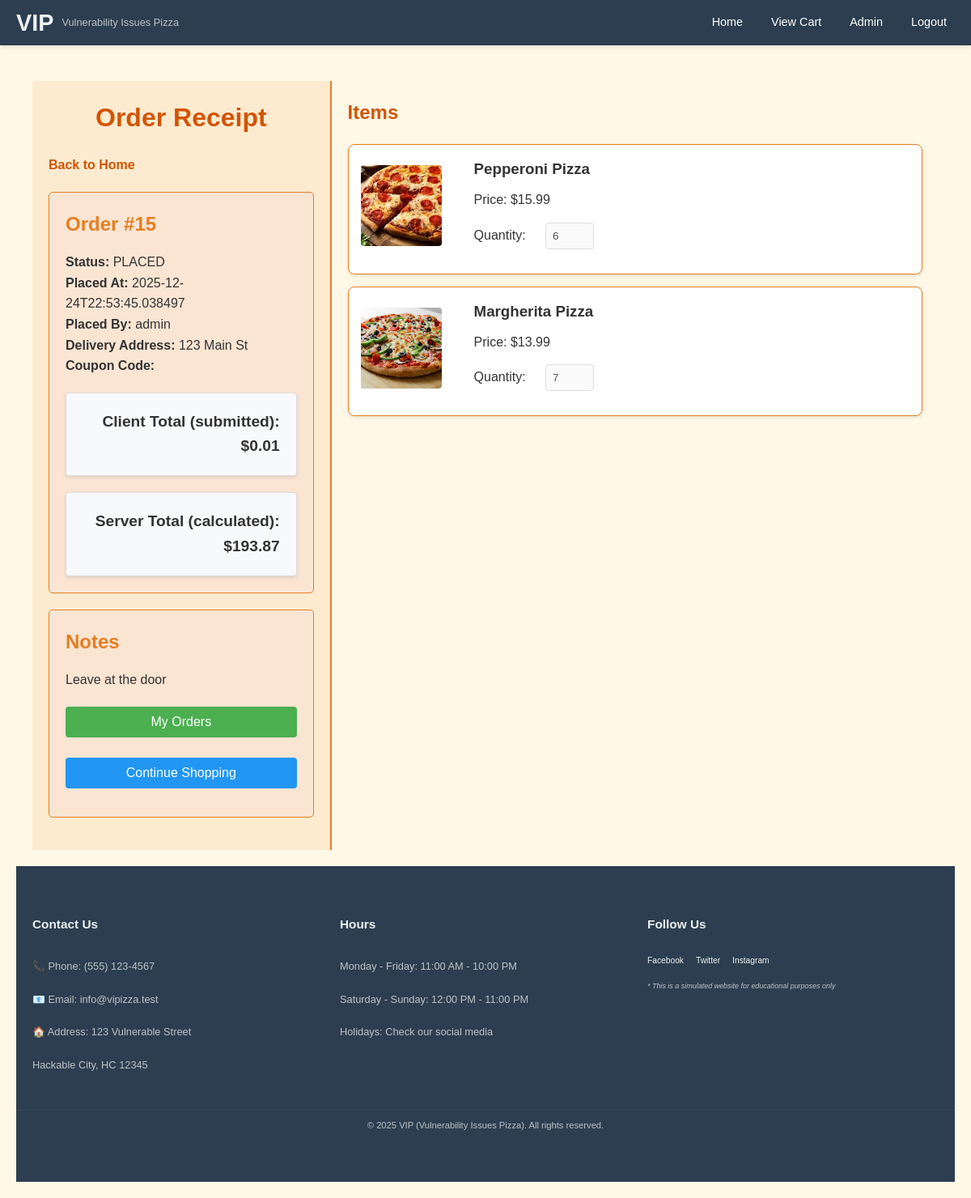
Page /order/15 (signed in) on the committed database.
### tables this page shows
CREATE TABLE orders (
            id INTEGER PRIMARY KEY AUTOINCREMENT,
            created_at TEXT,
            user_id INTEGER,
            username TEXT,
            delivery_address TEXT,
            notes TEXT,
            coupon_code TEXT,
            client_total REAL,
            server_total REAL,
            cart_json TEXT,
            status TEXT,
            FOREIGN KEY (user_id) REFERENCES users(id)
        );

### app.py (the view)
@app.route("/order/<int:order_id>")
def view_order(order_id):
    conn = sqlite3.connect(USERS_DB_PATH)
    c = conn.cursor()
    c.execute(
        """
        SELECT id, created_at, username, delivery_address, notes, coupon_code, client_total, server_total, cart_json, status
        FROM orders
        WHERE id = ?
        """,
        (order_id,)
    )
    order_row = c.fetchone()
    conn.close()
    if not order_row:
        return "Order not found", 404
    order = {
        'id': order_row[0],
        'created_at': order_row[1],
        'username': order_row[2],
        'delivery_address': order_row[3],
        'notes': order_row[4],
        'coupon_code': order_row[5],
        'client_total': order_row[6],
        'server_total': order_row[7],
        'cart_json': order_row[8],
        'status': order_row[9]
    }
    try:
        cart_items = json.loads(order.get('cart_json') or '[]')
    except Exception:
        cart_items = []
    return render_template("order.html", order=order, cart_items=cart_items)

### templates/order.html (shortened to what this page needs)
{% extends "base.html" %}
{% block content %}
<div class="container">
    <div class="left-column">
        <h1 class="admin-title">Order Receipt</h1>
        <a href="/" class="back-link">Back to Home</a>
        <div class="form-section admin-form">
            <h2>Order #{{ order.id }}</h2>
            <p><strong>Status:</strong> {{ order.status }}</p>
            <p><strong>Placed At:</strong> {{ order.created_at }}</p>
            <p><strong>Placed By:</strong> {{ order.username }}</p>
            <p><strong>Delivery Address:</strong> {{ order.delivery_address }}</p>
            <p><strong>Coupon Code:</strong> {{ order.coupon_code }}</p>
            <div class="cart-total">
                Client Total (submitted): ${{ "%.2f"|format(order.client_total or 0) }}
            </div>
            <div class="cart-total">
                Server Total (calculated): ${{ "%.2f"|format(order.server_total or 0) }}
            </div>
        </div>
        <div class="form-section admin-form">
            <h2>Notes</h2>
            <div>
                {{ order.notes | safe }}
            </div>
            <div class="cart-actions">
                <button type="button" onclick="window.location.href='/my-orders'" class="continue-shopping">My Orders</button>
                <button type="button" onclick="window.location.href='/'" class="checkout-button">Continue Shopping</button>
            </div>
        </div>
    </div>
    <div class="right-column">
        <h2 class="manage-title">Items</h2>
        <ul class="pizza-list">
            {% for item in cart_items %}
                <li class="pizza-item cart-item" data-price="{{ item.price }}">
                    <div class="cart-item-content">
                        <img src="{% if item.image and (item.image.startswith('http://') or item.image.startswith('https://') or item.image.startswith('/')) %}{{ item.image }}{% else %}/{{ item.image }}{% endif %}" alt="{{ item.name }}" class="admin-pizza-img">
                        <div class="cart-item-details">
                            <h3>{{ item.name }}</h3>
                            <p>Price: $<span class="item-price">{{ "%.2f"|format(item.price) }}</span></p>
                            <div class="quantity-control">
                                <label>Quantity:</label>
                                <input type="number" class="quantity-input" value="{{ item.quantity }}" min="1" disabled>
                            </div>
                        </div>
                    </div>
                </li>
            {% else %}
                <li class="pizza-item empty-cart">
                    <p>No items recorded for this order.</p>
                </li>
            {% endfor %}
        </ul>
    </div>
</div>
{% endblock %}

### static/css/styles.css (style rules this page uses)
* { margin: 0; padding: 0; box-sizing: border-box; }
html, body { width: 100%; margin: 0; padding: 0; min-height: 100vh; overflow-x: hidden; }
body { font-family: Arial, sans-serif; line-height: 1.6; display: flex; flex-direction: column; background-color: #fff5eb; position: relative; }
body, h1, h2, h3, p, ul, li, input, textarea, button, form { margin: 0; padding: 0; box-sizing: border-box; }
body { font-family: Arial, sans-serif; background-color: #FFF8E7; color: #333; line-height: 1.6; display: flex; justify-content: center; padding: 20px; }
.container { display: flex; max-width: 1200px; width: 100%; }
.left-column { width: 33%; padding: 20px; background-color: #FDEBD0; border-right: 2px solid #E67E22; }
.left-column h1 { color: #D35400; margin-bottom: 20px; }
.form-section { margin-bottom: 20px; padding: 15px; background-color: #FAE5D3; border: 1px solid #E67E22; border-radius: 5px; }
.form-section h2 { margin-bottom: 15px; color: #E67E22; }
input, button { width: 100%; padding: 10px; margin-bottom: 15px; border: 1px solid #CCC; border-radius: 5px; }
button { background-color: #D35400; color: white; font-size: 1em; border: none; cursor: pointer; }
.right-column { width: 67%; padding: 20px; }
.right-column h2 { color: #D35400; margin-bottom: 20px; }
.admin-pizza-img { max-width: 100px; height: auto; margin-top: 10px; border-radius: 5px; }
.admin-title { color: #D35400; text-align: center; margin-bottom: 20px; }
.back-link { display: inline-block; margin-bottom: 20px; color: #D35400; text-decoration: none; font-weight: bold; }
.admin-form { padding: 20px; background-color: #FAE5D3; border: 1px solid #E67E22; border-radius: 5px; }
.admin-form h2 { color: #E67E22; margin-bottom: 15px; }
.manage-title { color: #D35400; margin-bottom: 20px; }
.pizza-list { list-style: none; padding: 0; margin: 0; }
.pizza-item { margin-bottom: 20px; padding: 15px; background-color: #FDEBD0; border: 1px solid #E67E22; border-radius: 5px; }
.cart-item { background-color: white; border-radius: 8px; box-shadow: 0 2px 4px rgba(0,0,0,0.1); padding: 15px; margin: 15px 0; display: flex; align-items: center; }
.cart-item img { width: 100px; height: 100px; object-fit: cover; border-radius: 4px; margin-right: 20px; }
.cart-item h3 { margin: 0 0 10px 0; color: #333; }
.quantity-input { width: 60px; padding: 5px; border: 1px solid #ddd; border-radius: 4px; margin: 0 10px; }
.cart-total { background-color: white; padding: 20px; border-radius: 8px; box-shadow: 0 2px 4px rgba(0,0,0,0.1); margin-top: 20px; text-align: right; font-size: 1.2em; font-weight: bold; }
button { padding: 8px 15px; background-color: #ff4444; color: white; border: none; border-radius: 4px; cursor: pointer; transition: background-color 0.3s; }
.cart-item-content { display: flex; align-items: flex-start; width: 100%; }
.cart-item-details { flex-grow: 1; margin-left: 20px; }
.quantity-control { margin: 15px 0; }
.quantity-control label { margin-right: 10px; }
.quantity-input { width: 60px; padding: 8px; border: 1px solid #ddd; border-radius: 4px; }
.cart-actions { margin-top: 20px; display: flex; flex-direction: column; gap: 10px; }
.continue-shopping { background-color: #4CAF50 !important; color: white; padding: 10px 20px; border: none; border-radius: 4px; cursor: pointer; width: 100%; }
.checkout-button { background-color: #2196F3 !important; color: white; padding: 10px 20px; border: none; border-radius: 4px; cursor: pointer; width: 100%; }
.cart-total { background-color: #f8f9fa; padding: 20px; border-radius: 4px; margin-top: 20px; text-align: right; font-size: 1.2em; font-weight: bold; border: 1px solid #ddd; }

### rows in the picture
orders: id "15", status "PLACED", created_at "2025-12-24T22:53:45.038497", username "admin", delivery_address "123 Main St", client_total "0.01", server_total "193.87", notes "Leave at the door"

### other values in the picture
{{ item.name }} "Pepperoni Pizza" "Margherita Pizza"
{{ "%.2f"|format(item.price) }} "15.99" "13.99"
